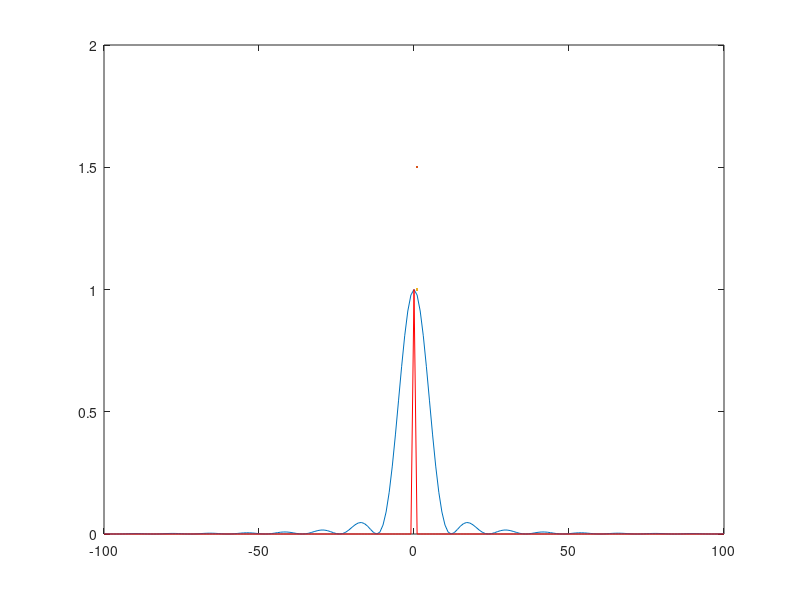

This chart was generated by the following MATLAB code:
t = -100:1:100;
x2c = (sinc(t./12)).^2;
plot(t,x2c,LineWidth=1.5);
hold on
n = -100:1:100;
T2 = 6;
T_2 = 100*T2;
X2= (sinc((n.*T_2)./12)).^2;
plot(n,X2,'r',LineWidth=1);
hold off